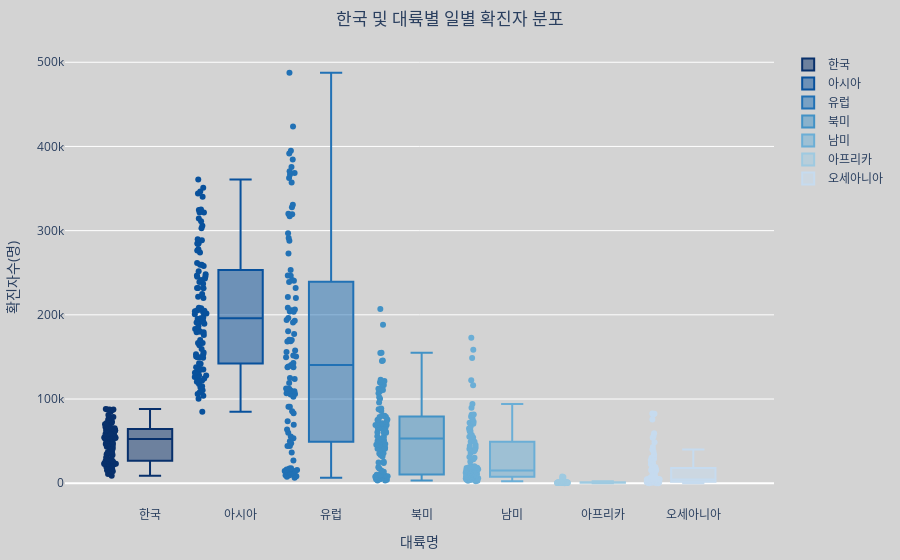

Notebook source saved alongside this figure:
### Code cell
fig = go.Figure()
fig.add_trace(go.Box(
  y = df_covid19_100_wide['확진자_한국'], name = '한국',
  boxpoints = "all", jitter = 0.3, pointpos = -1.8))
  
fig.add_trace(go.Box(
  y = df_covid19_100_wide['확진자_아시아'], name = '아시아',
  boxpoints = "all", jitter = 0.3, pointpos = -1.8))
  
fig.add_trace(go.Box(
  y = df_covid19_100_wide['확진자_유럽'], name = '유럽',
  boxpoints = "all", jitter = 0.3, pointpos = -1.8))
  
fig.add_trace(go.Box(
  y = df_covid19_100_wide['확진자_북미'], name = '북미',
  boxpoints = "all", jitter = 0.3, pointpos = -1.8))
  
fig.add_trace(go.Box(
  y = df_covid19_100_wide['확진자_남미'], name = '남미',
  boxpoints = "all", jitter = 0.3, pointpos = -1.8))
  
fig.add_trace(go.Box(
  y = df_covid19_100_wide['확진자_아프리카'], name = '아프리카',
  boxpoints = "all", jitter = 0.3, pointpos = -1.8))
  
fig.add_trace(go.Box(
  y = df_covid19_100_wide['확진자_오세아니아'], name = '오세아니아',
  boxpoints = "all", jitter = 0.3, pointpos = -1.8))
  
fig.update_layout(title = dict(text = '한국 및 대륙별 일별 확진자 분포', x = 0.5),
                  xaxis = dict(title = '대륙명'),
                  yaxis = dict(title = '확진자수(명)'),
                  margin = dict(t = 50, b = 25, l = 25, r = 25), 
                  paper_bgcolor='lightgray', plot_bgcolor='lightgray', 
                 colorway = ("#08306B", "#08519C", "#2171B5", "#4292C6", "#6BAED6", "#9ECAE1", "#C6DBEF"))

fig.show()

fig.write_image('D:\\R\\git\\datavisualization\\plotly\\RnPy\\chap3\\fig\\vector\\3-14.pdf')
